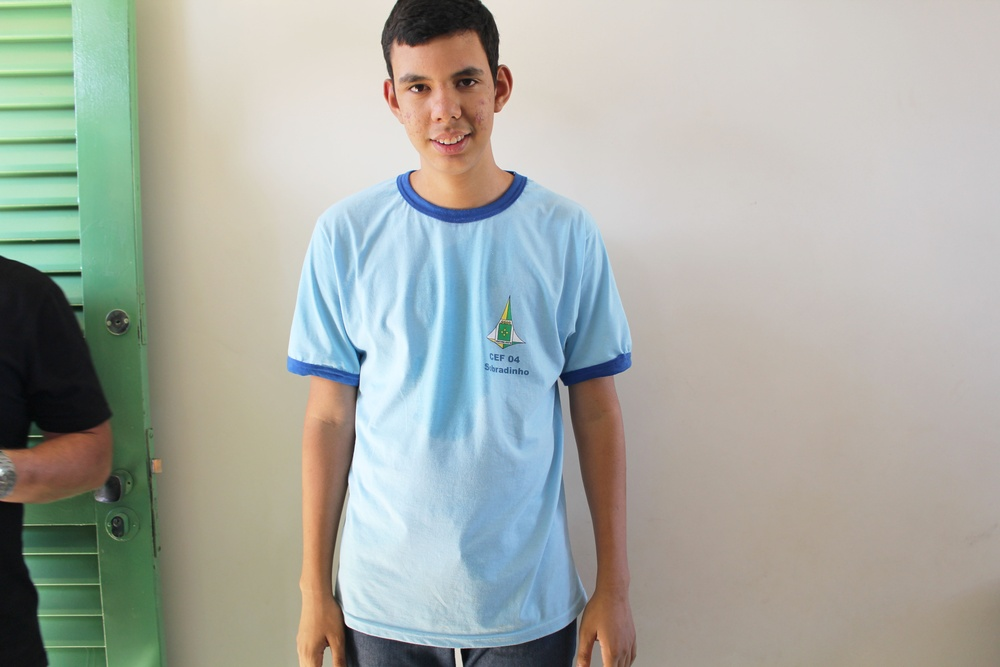
#> input picture src/features/processamento-imagem/uploads/82573.JPG, 1000 x 667 px, shrunk from 5184 x 3456 before the run
$ python detectar_rosto.py uploads/82573.JPG uploads/82573.JPG
#> lines starting #> are read from the running program, lines starting #| are printed output that depends on the picture
import cv2
import os
import sys

def detectar_e_salvar_rosto(caminho_entrada, caminho_saida, margem=0.3):
    # Carrega o classificador pré-treinado para detecção de rosto frontal
#> called with caminho_entrada = 'uploads/82573.JPG', caminho_saida = 'uploads/82573.JPG', margem = 0.3
    cascade = cv2.CascadeClassifier(cv2.data.haarcascades + "haarcascade_frontalface_default.xml")

    imagem = cv2.imread(caminho_entrada)
#> imagem is the input picture: shape (667, 1000, 3); mean B, G, R 163.9, 171.3, 167.2
    if imagem is None:
        print("Erro: imagem não encontrada.")
        return False

    cinza = cv2.cvtColor(imagem, cv2.COLOR_BGR2GRAY)
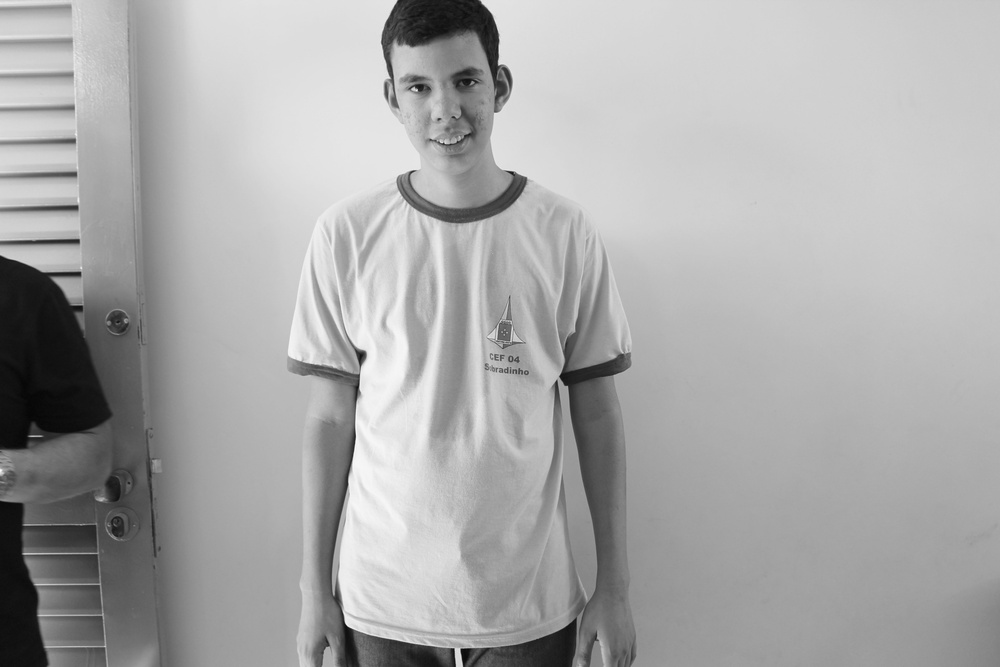
#> cinza: shape (667, 1000); min 6, max 252, mean 169.2
    rostos = cascade.detectMultiScale(cinza, scaleFactor=1.1, minNeighbors=5)
#> rostos = [[373, 31, 138, 138]]

    if len(rostos) == 0:
        print("Nenhum rosto detectado.")
        return False

    x, y, w, h = rostos[0]
#> x = 373; y = 31; w = 138; h = 138

    # Adiciona margem proporcional
    margem_x = int(w * margem)
#> margem_x = 41
    margem_y = int(h * margem)
#> margem_y = 41

    x1 = max(x - margem_x, 0)
#> x1 = 332
    y1 = max(y - margem_y, 0)
#> y1 = 0
    x2 = min(x + w + margem_x, imagem.shape[1])
#> x2 = 552
    y2 = min(y + h + margem_y, imagem.shape[0])
#> y2 = 210

    rosto_recortado = imagem[y1:y2, x1:x2]
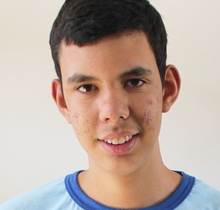
#> rosto_recortado: shape (210, 220, 3); mean B, G, R 158.9, 168.6, 186.5
    cv2.imwrite(caminho_saida, rosto_recortado)
    print(f"Imagem salva em: {caminho_saida}")
    return True

# Exemplo de uso via terminal:
# python detectar_rosto.py entrada.jpg saida.jpg
if __name__ == "__main__":
    if len(sys.argv) != 3:
        print("Uso: python detectar_rosto.py entrada.jpg saida.jpg")
    else:
        detectar_e_salvar_rosto(sys.argv[1], sys.argv[2])

$ run again, on src/features/processamento-imagem/uploads/recortado_82573.JPG
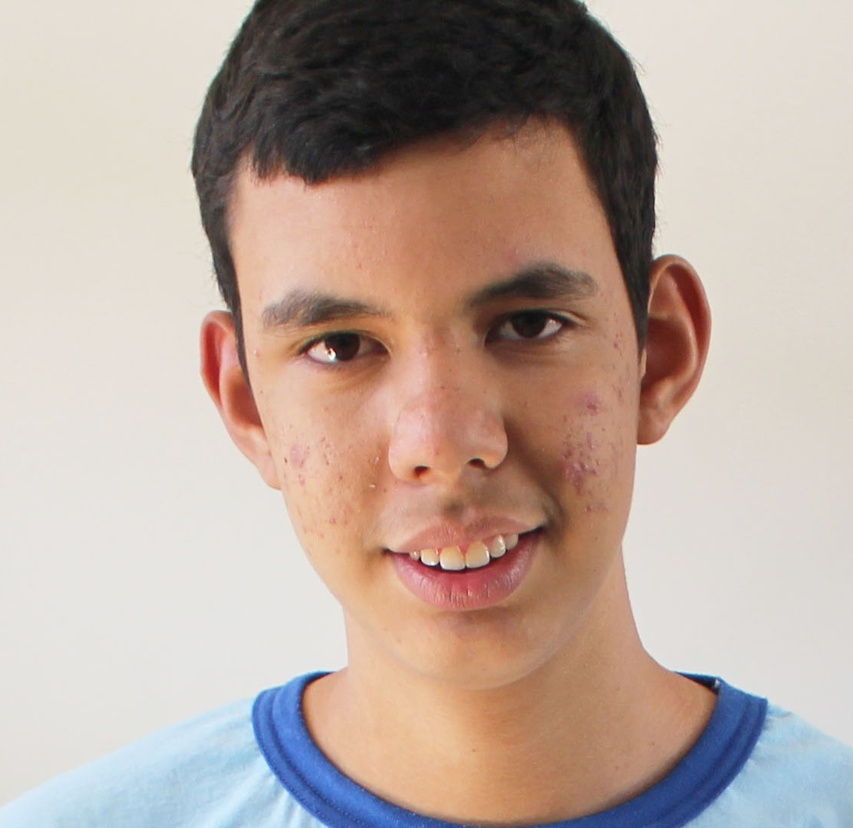
#> input picture src/features/processamento-imagem/uploads/recortado_82573.JPG, 853 x 828 px, shrunk from 1120 x 1087 before the run
#> in detectar_e_salvar_rosto, imagem is the input picture: shape (828, 853, 3); mean B, G, R 157.9, 167.7, 186
#> in detectar_e_salvar_rosto, `cinza = cv2.cvtColor(imagem, cv2.COLOR_BGR2GRAY)`:
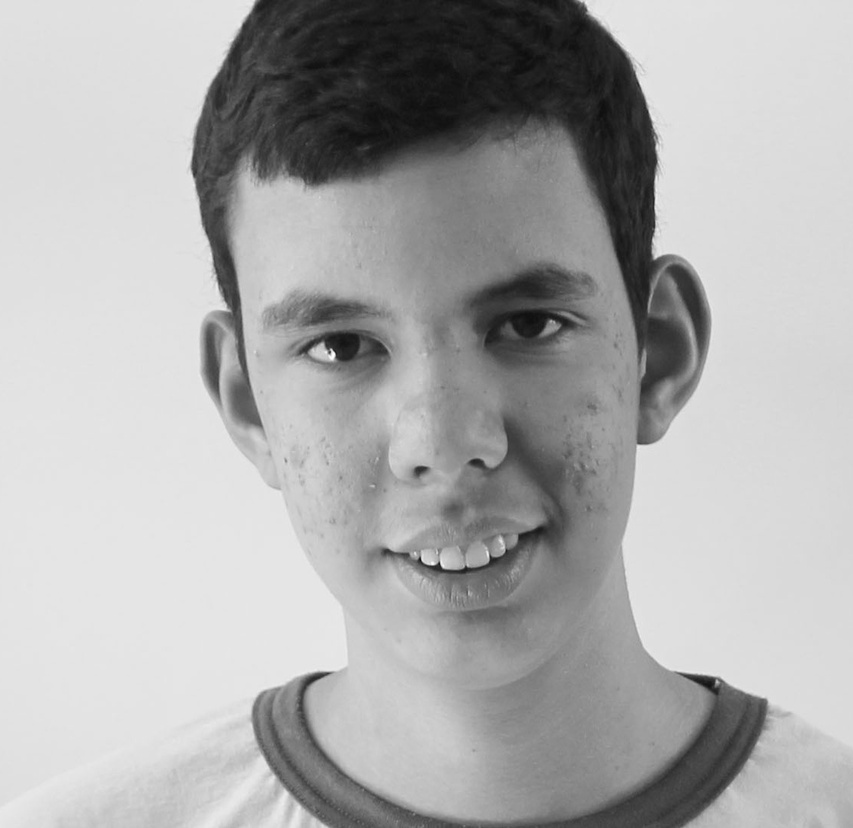
#> cinza: shape (828, 853); min 12, max 253, mean 172
#> rostos = [[174, 144, 499, 499]]
#> x = 174; y = 144; w = 499
#> margem_x = 149
#> x1 = 25
#> y1 = 0
#> x2 = 822
#> y2 = 792
#> in detectar_e_salvar_rosto, `rosto_recortado = imagem[y1:y2, x1:x2]`:
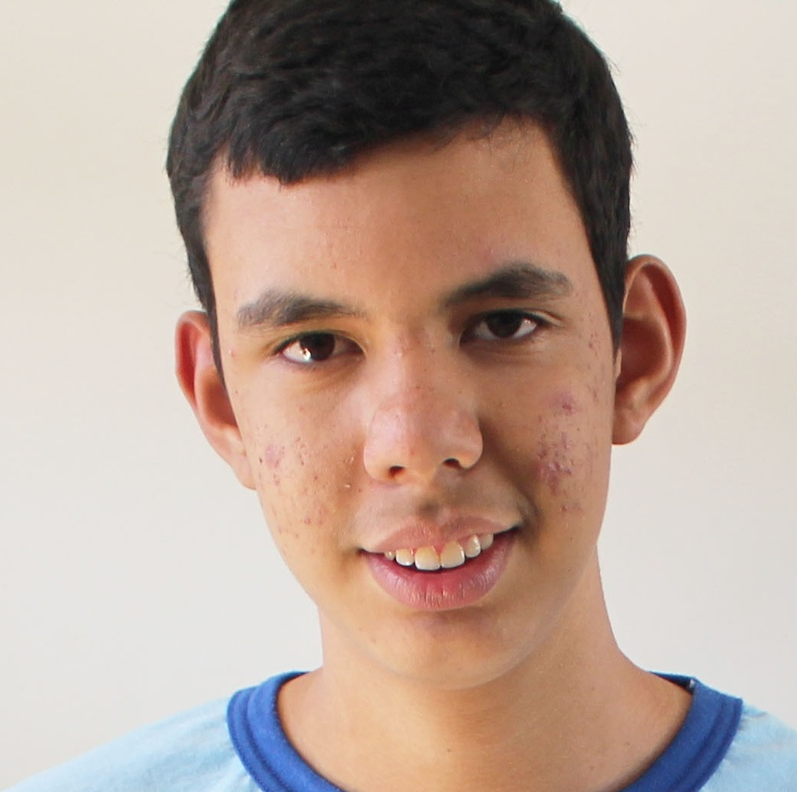
#> rosto_recortado: shape (792, 797, 3); mean B, G, R 152.9, 164.3, 185.2
